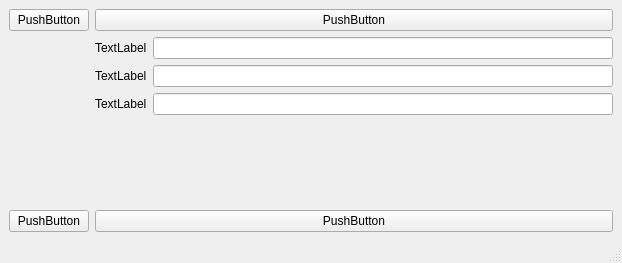
<?xml version="1.0" encoding="UTF-8"?>
<ui version="4.0">
 <class>MainWindow</class>
 <widget class="QMainWindow" name="MainWindow">
  <property name="geometry">
   <rect>
    <x>0</x>
    <y>0</y>
    <width>622</width>
    <height>263</height>
   </rect>
  </property>
  <property name="windowTitle">
   <string>MainWindow</string>
  </property>
  <widget class="QWidget" name="centralwidget">
   <layout class="QGridLayout" name="gridLayout">
    <item row="3" column="1">
     <widget class="QPushButton" name="pushButton">
      <property name="text">
       <string>PushButton</string>
      </property>
     </widget>
    </item>
    <item row="5" column="1">
     <widget class="QPushButton" name="pushButton_2">
      <property name="text">
       <string>PushButton</string>
      </property>
     </widget>
    </item>
    <item row="5" column="2">
     <widget class="QPushButton" name="pushButton_4">
      <property name="text">
       <string>PushButton</string>
      </property>
     </widget>
    </item>
    <item row="3" column="2">
     <widget class="QPushButton" name="pushButton_3">
      <property name="text">
       <string>PushButton</string>
      </property>
     </widget>
    </item>
    <item row="4" column="2">
     <layout class="QFormLayout" name="formLayout">
      <item row="0" column="0">
       <widget class="QLabel" name="label">
        <property name="text">
         <string>TextLabel</string>
        </property>
       </widget>
      </item>
      <item row="1" column="0">
       <widget class="QLabel" name="label_2">
        <property name="text">
         <string>TextLabel</string>
        </property>
       </widget>
      </item>
      <item row="0" column="1">
       <widget class="QLineEdit" name="lineEdit"/>
      </item>
      <item row="1" column="1">
       <widget class="QLineEdit" name="lineEdit_2"/>
      </item>
      <item row="2" column="1">
       <widget class="QLineEdit" name="lineEdit_3"/>
      </item>
      <item row="2" column="0">
       <widget class="QLabel" name="label_3">
        <property name="text">
         <string>TextLabel</string>
        </property>
       </widget>
      </item>
     </layout>
    </item>
   </layout>
  </widget>
  <widget class="QMenuBar" name="menubar">
   <property name="geometry">
    <rect>
     <x>0</x>
     <y>0</y>
     <width>622</width>
     <height>24</height>
    </rect>
   </property>
  </widget>
  <widget class="QStatusBar" name="statusbar"/>
 </widget>
 <resources/>
 <connections/>
</ui>
